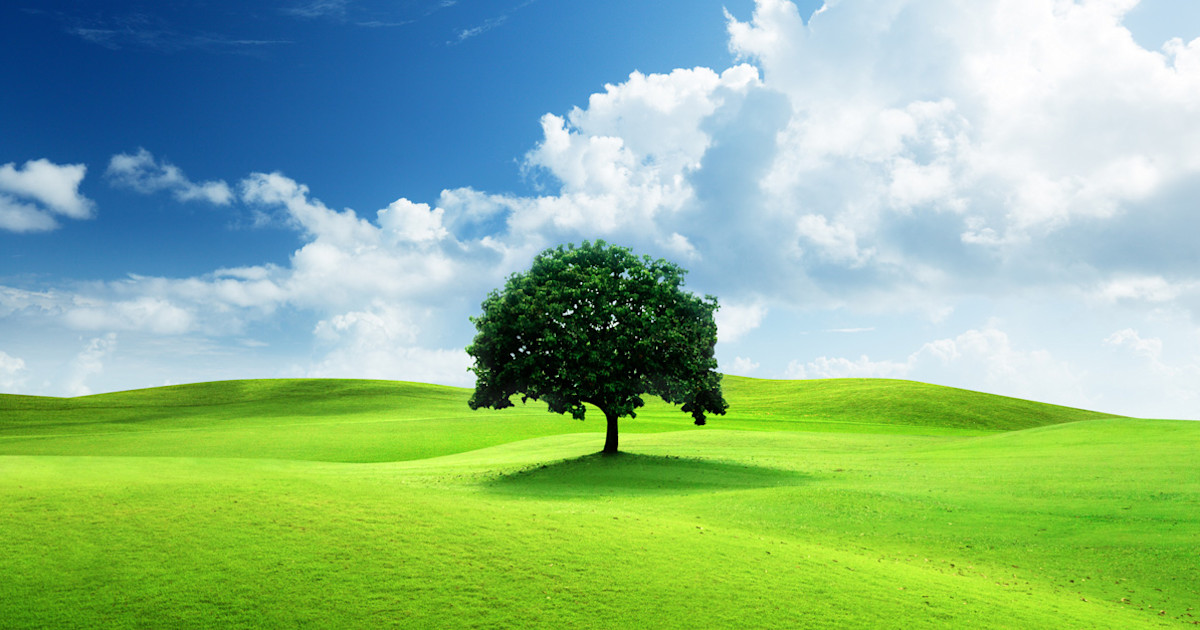
#> input picture Trimester-5/cv/Lab/01/img.jpg, 1200 x 630 px
$ jupyter execute main.ipynb
#> lines starting #> are read from the running program, lines starting #| are printed output that depends on the picture
[cell 1]
# Import required libraries
import cv2
import numpy as np
import matplotlib.pyplot as plt
from scipy import ndimage

[cell 2]
# Load the RGB image
img_rgb = cv2.imread('img.jpg')
#> img_rgb is the input picture: shape (630, 1200, 3); mean B, G, R 139.9, 183.6, 139.8
img_rgb = cv2.cvtColor(img_rgb, cv2.COLOR_BGR2RGB)

[cell 3]
# Display original RGB image
plt.figure(figsize=(8, 6))
plt.imshow(img_rgb)
plt.title('Original RGB Image')
plt.axis('off')
plt.show()

## 1. Image Pre-processing: RGB to Grayscale Conversion

[cell 4]
# Convert RGB to Grayscale using built-in OpenCV function
img_gray_builtin = cv2.cvtColor(img_rgb, cv2.COLOR_RGB2GRAY)

[cell 5]
# User-defined function for RGB to Grayscale conversion
def rgb_to_grayscale(rgb_img):
    return np.dot(rgb_img[...,:3], [0.299, 0.587, 0.114])

[cell 6]
# Apply user-defined grayscale conversion
img_gray_custom = rgb_to_grayscale(img_rgb).astype(np.uint8)

[cell 7]
# Compare both grayscale conversion methods
fig, axes = plt.subplots(1, 3, figsize=(15, 5))

axes[0].imshow(img_rgb)
axes[0].set_title('Original RGB Image')
axes[0].axis('off')

axes[1].imshow(img_gray_builtin, cmap='gray')
axes[1].set_title('Built-in Grayscale')
axes[1].axis('off')

axes[2].imshow(img_gray_custom, cmap='gray')
axes[2].set_title('Custom Grayscale')
axes[2].axis('off')

plt.tight_layout()
plt.show()

[cell 8]
# Define Sobel X-direction edge detection kernel
sobel_x_kernel = np.array([[-1, 0, 1],
                          [-2, 0, 2],
                          [-1, 0, 1]], dtype=np.float32)

[cell 9]
# Define Sharpening filter kernel
sharpening_kernel = np.array([[0, -1, 0],
                             [-1, 5, -1],
                             [0, -1, 0]], dtype=np.float32)

[cell 10]
# Display the kernels
fig, axes = plt.subplots(1, 2, figsize=(10, 4))

axes[0].imshow(sobel_x_kernel)
axes[0].set_title('Sobel X-direction Kernel')
axes[0].axis('off')
for i in range(3):
    for j in range(3):
        axes[0].text(j, i, str(sobel_x_kernel[i, j]))

axes[1].imshow(sharpening_kernel)
axes[1].set_title('Sharpening Filter Kernel')
axes[1].axis('off')
for i in range(3):
    for j in range(3):
        axes[1].text(j, i, str(sharpening_kernel[i, j]))

plt.tight_layout()
plt.show()
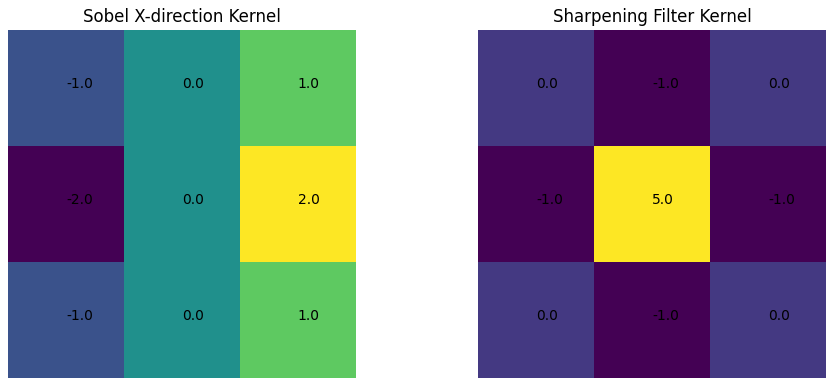
#> figure drawn by matplotlib, 2 panels

## 2. Apply Convolution

[cell 11]
# Apply convolution with Sobel X-direction kernel using OpenCV
img_sobel_x = cv2.filter2D(img_gray_builtin, -1, sobel_x_kernel)
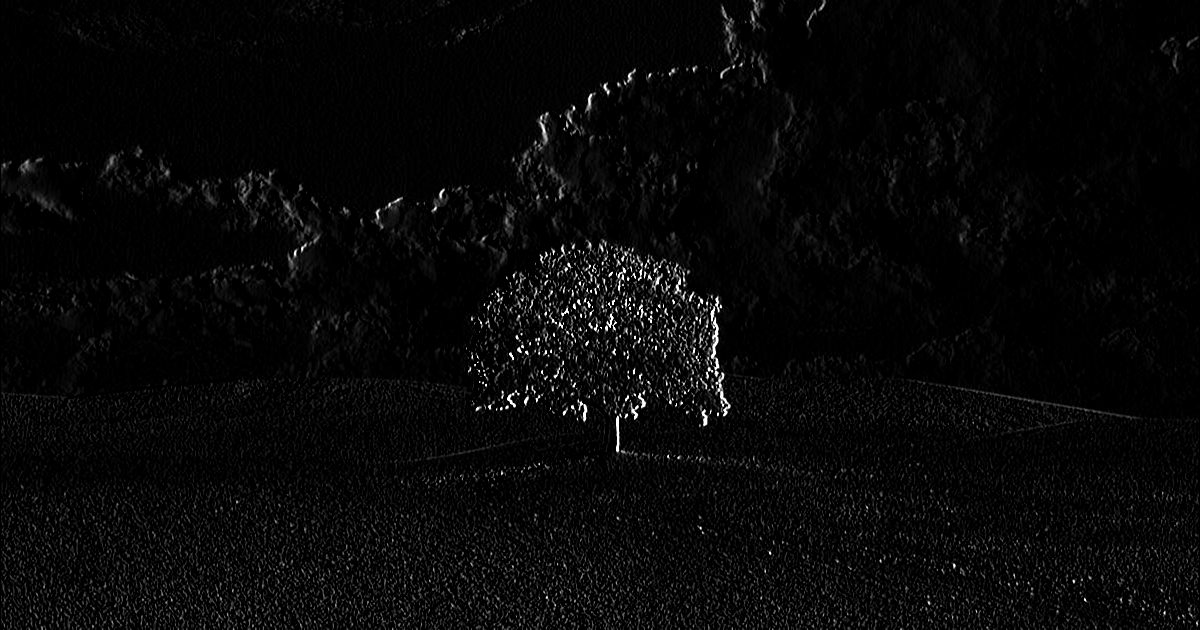
#> img_sobel_x: shape (630, 1200); min 0, max 255, mean 7.8

[cell 12]
# Apply convolution with sharpening kernel using OpenCV
img_sharpened = cv2.filter2D(img_gray_builtin, -1, sharpening_kernel)

[cell 13]
# Display convolution results
fig, axes = plt.subplots(1, 3, figsize=(15, 5))

axes[0].imshow(img_gray_builtin, cmap='gray')
axes[0].set_title('Original Grayscale Image')
axes[0].axis('off')

axes[1].imshow(np.abs(img_sobel_x), cmap='gray')
axes[1].set_title('Sobel X-direction (Edge Detection)')
axes[1].axis('off')

axes[2].imshow(img_sharpened, cmap='gray')
axes[2].set_title('Sharpening Filter Applied')
axes[2].axis('off')

plt.tight_layout()
plt.show()

## 3. Apply Correlation

[cell 14]
# Apply correlation on grayscale image with Sobel X kernel using scipy
img_corr_sobel = ndimage.correlate(img_gray_builtin.astype(float), sobel_x_kernel, mode='constant')

[cell 15]
# Apply correlation on grayscale image with sharpening kernel using scipy
img_corr_sharp = ndimage.correlate(img_gray_builtin.astype(float), sharpening_kernel, mode='constant')
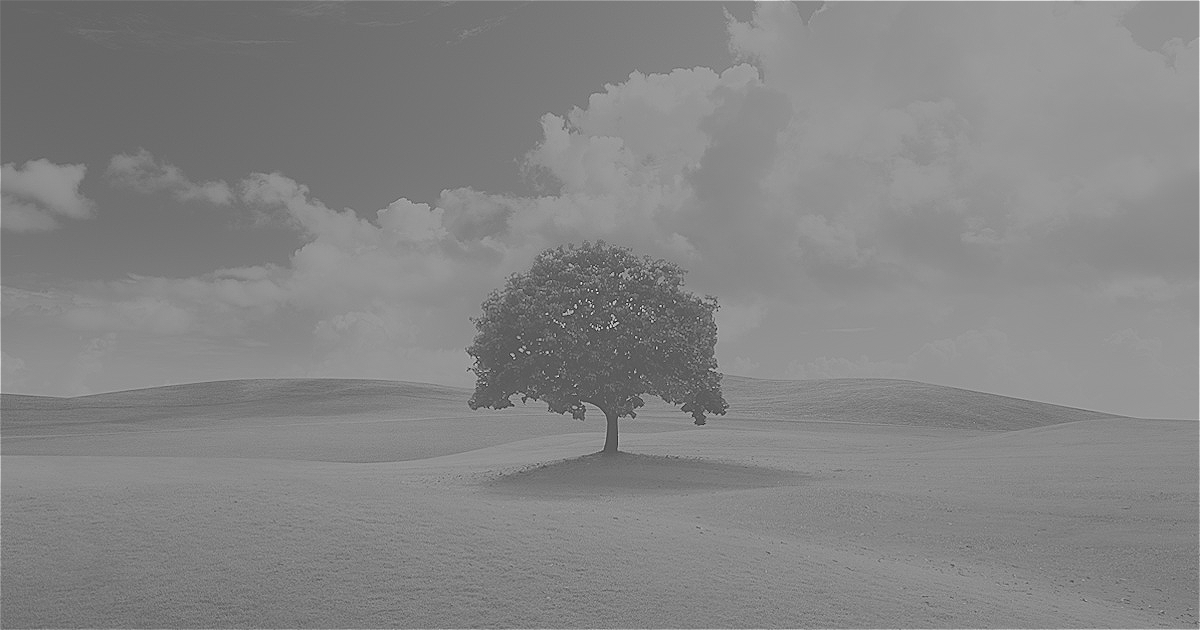
#> img_corr_sharp: shape (630, 1200) float64; min -368, max 657, mean 166.2; drawn with min black and max white

[cell 16]
# Apply correlation on convolved images (correlation of correlation)
img_corr_on_conv_sobel = ndimage.correlate(img_sobel_x.astype(float), sobel_x_kernel, mode='constant')
img_corr_on_conv_sharp = ndimage.correlate(img_sharpened.astype(float), sharpening_kernel, mode='constant')

[cell 17]
# Display correlation results
fig, axes = plt.subplots(2, 3, figsize=(15, 10))

# Row 1: Correlation on original grayscale
axes[0,0].imshow(img_gray_builtin, cmap='gray')
axes[0,0].set_title('Original Grayscale')
axes[0,0].axis('off')

axes[0,1].imshow(np.abs(img_corr_sobel), cmap='gray')
axes[0,1].set_title('Correlation: Sobel X on Grayscale')
axes[0,1].axis('off')

axes[0,2].imshow(img_corr_sharp, cmap='gray')
axes[0,2].set_title('Correlation: Sharpening on Grayscale')
axes[0,2].axis('off')

# Row 2: Correlation on convolved images
axes[1,0].imshow(np.abs(img_sobel_x), cmap='gray')
axes[1,0].set_title('Convolved: Sobel X')
axes[1,0].axis('off')

axes[1,1].imshow(np.abs(img_corr_on_conv_sobel), cmap='gray')
axes[1,1].set_title('Correlation on Convolved Sobel')
axes[1,1].axis('off')

axes[1,2].imshow(img_corr_on_conv_sharp, cmap='gray')
axes[1,2].set_title('Correlation on Convolved Sharpened')
axes[1,2].axis('off')

plt.tight_layout()
plt.show()
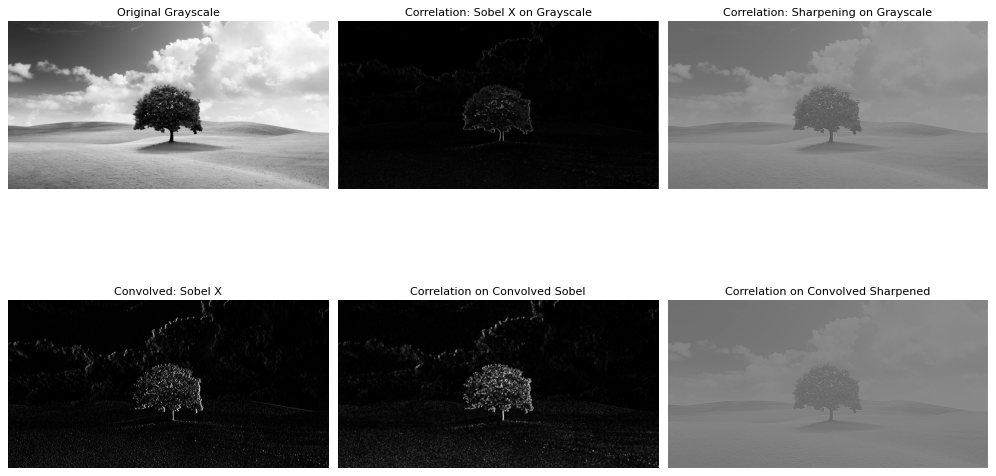
#> figure drawn by matplotlib, 6 panels

## 4. Edge Detection and Enhancement

[cell 18]
# Apply Gaussian blur to the original image
img_gaussian = cv2.GaussianBlur(img_gray_builtin, (5, 5), 1.4)

[cell 19]
# Apply edge detection to the Gaussian blurred image
img_gaussian_sobel = cv2.filter2D(img_gaussian, -1, sobel_x_kernel)

[cell 20]
# Create enhanced edge-detected image by combining Gaussian blur and edge detection
# Method 1: Add the blurred image and edge detected image
enhanced_edges_add = cv2.addWeighted(img_gaussian, 0.7, np.abs(img_gaussian_sobel), 0.3, 0)
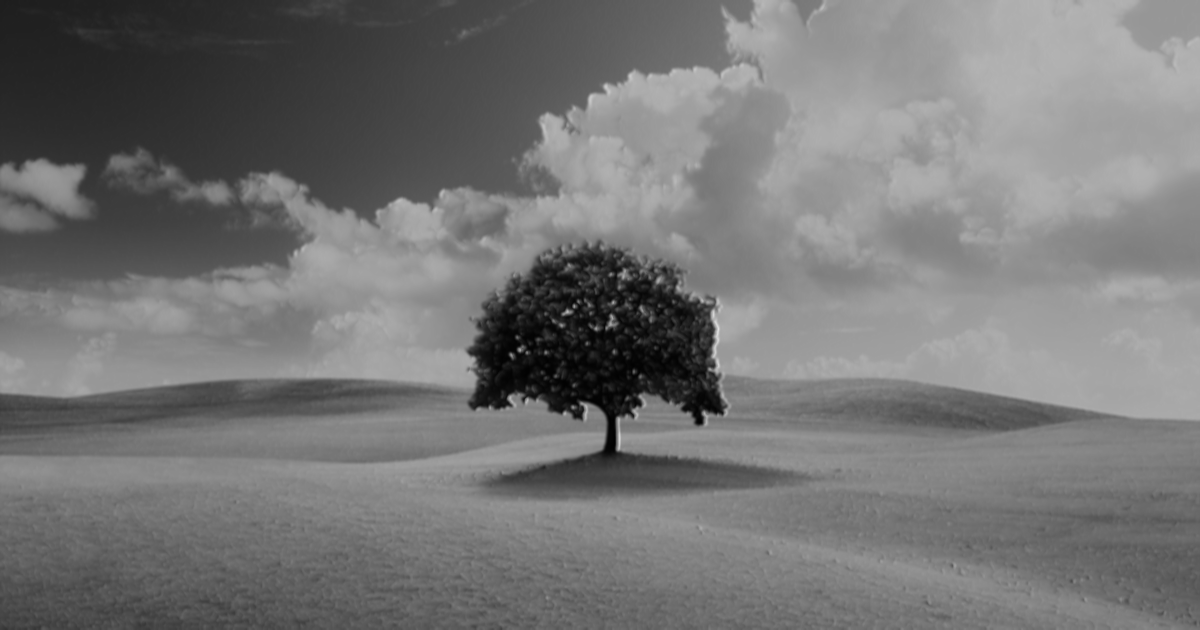
#> enhanced_edges_add: shape (630, 1200); min 1, max 224, mean 117.2

[cell 21]
# Method 2: Subtract edge detected image from original to highlight edges
enhanced_edges_subtract = cv2.subtract(img_gray_builtin, np.abs(img_gaussian_sobel).astype(np.uint8))
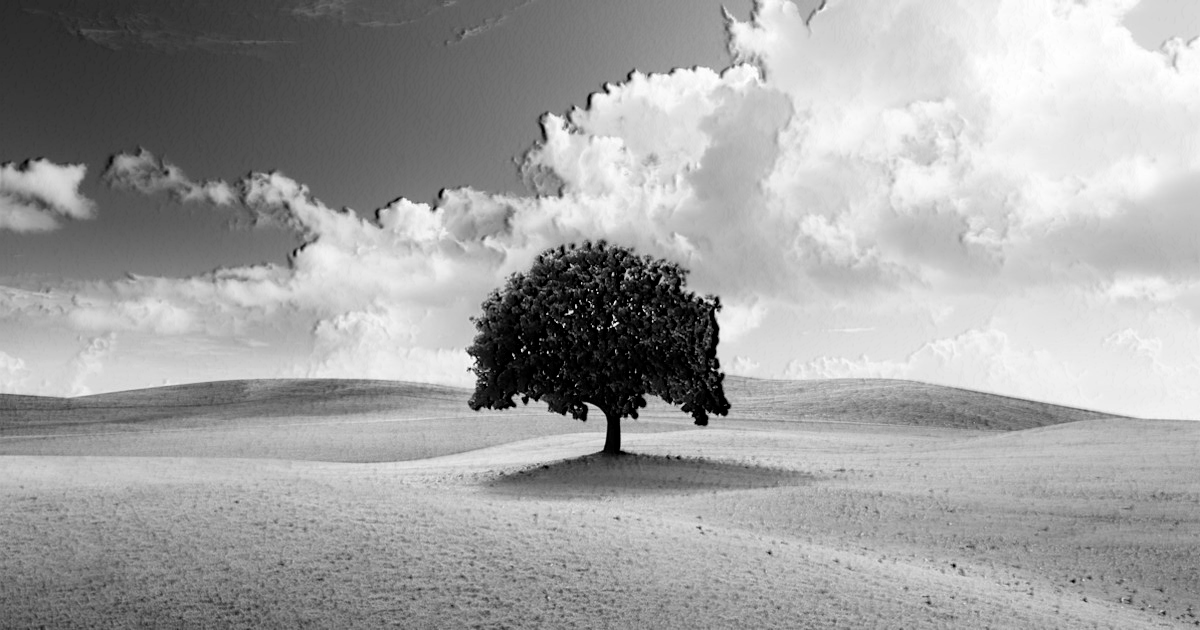
#> enhanced_edges_subtract: shape (630, 1200); min 0, max 255, mean 161.6

[cell 22]
# Display edge detection and enhancement results
fig, axes = plt.subplots(2, 3, figsize=(15, 10))

# Row 1: Original processes
axes[0,0].imshow(img_gray_builtin, cmap='gray')
axes[0,0].set_title('Original Grayscale')
axes[0,0].axis('off')

axes[0,1].imshow(img_gaussian, cmap='gray')
axes[0,1].set_title('Gaussian Blurred')
axes[0,1].axis('off')

axes[0,2].imshow(np.abs(img_sobel_x), cmap='gray')
axes[0,2].set_title('Sobel Edge Detection (Original)')
axes[0,2].axis('off')

# Row 2: Enhanced edge detection
axes[1,0].imshow(np.abs(img_gaussian_sobel), cmap='gray')
axes[1,0].set_title('Sobel on Gaussian Blurred')
axes[1,0].axis('off')

axes[1,1].imshow(enhanced_edges_add, cmap='gray')
axes[1,1].set_title('Enhanced Edges (Weighted Addition)')
axes[1,1].axis('off')

axes[1,2].imshow(enhanced_edges_subtract, cmap='gray')
axes[1,2].set_title('Enhanced Edges (Subtraction)')
axes[1,2].axis('off')

plt.tight_layout()
plt.show()

## 5. Comparison and Analysis

[cell 23]
# Compare convolution vs correlation side by side
fig, axes = plt.subplots(2, 4, figsize=(20, 10))

# Row 1: Convolution results
axes[0,0].imshow(img_gray_builtin, cmap='gray')
axes[0,0].set_title('Original Grayscale')
axes[0,0].axis('off')

axes[0,1].imshow(np.abs(img_sobel_x), cmap='gray')
axes[0,1].set_title('CONVOLUTION: Sobel X')
axes[0,1].axis('off')

axes[0,2].imshow(img_sharpened, cmap='gray')
axes[0,2].set_title('CONVOLUTION: Sharpening')
axes[0,2].axis('off')

axes[0,3].imshow(enhanced_edges_add, cmap='gray')
axes[0,3].set_title('Enhanced Edge Detection')
axes[0,3].axis('off')

# Row 2: Correlation results
axes[1,0].imshow(img_gray_builtin, cmap='gray')
axes[1,0].set_title('Original Grayscale')
axes[1,0].axis('off')

axes[1,1].imshow(np.abs(img_corr_sobel), cmap='gray')
axes[1,1].set_title('CORRELATION: Sobel X')
axes[1,1].axis('off')

axes[1,2].imshow(img_corr_sharp, cmap='gray')
axes[1,2].set_title('CORRELATION: Sharpening')
axes[1,2].axis('off')

axes[1,3].imshow(np.abs(img_corr_on_conv_sobel), cmap='gray')
axes[1,3].set_title('Correlation on Convolved Image')
axes[1,3].axis('off')

plt.tight_layout()
plt.show()
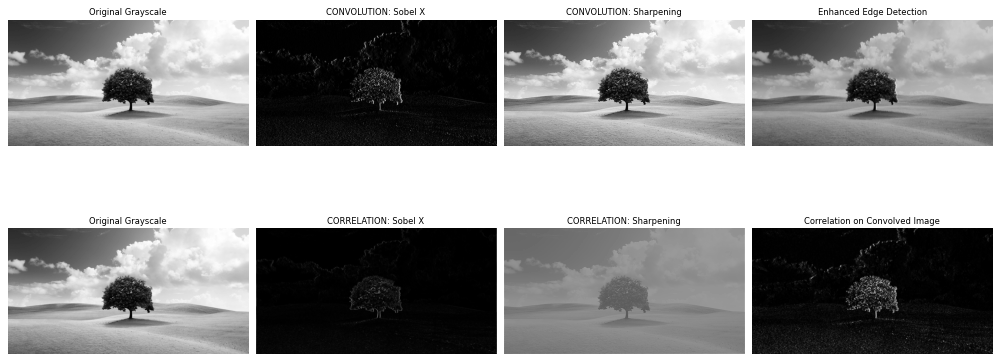
#> figure drawn by matplotlib, 8 panels
